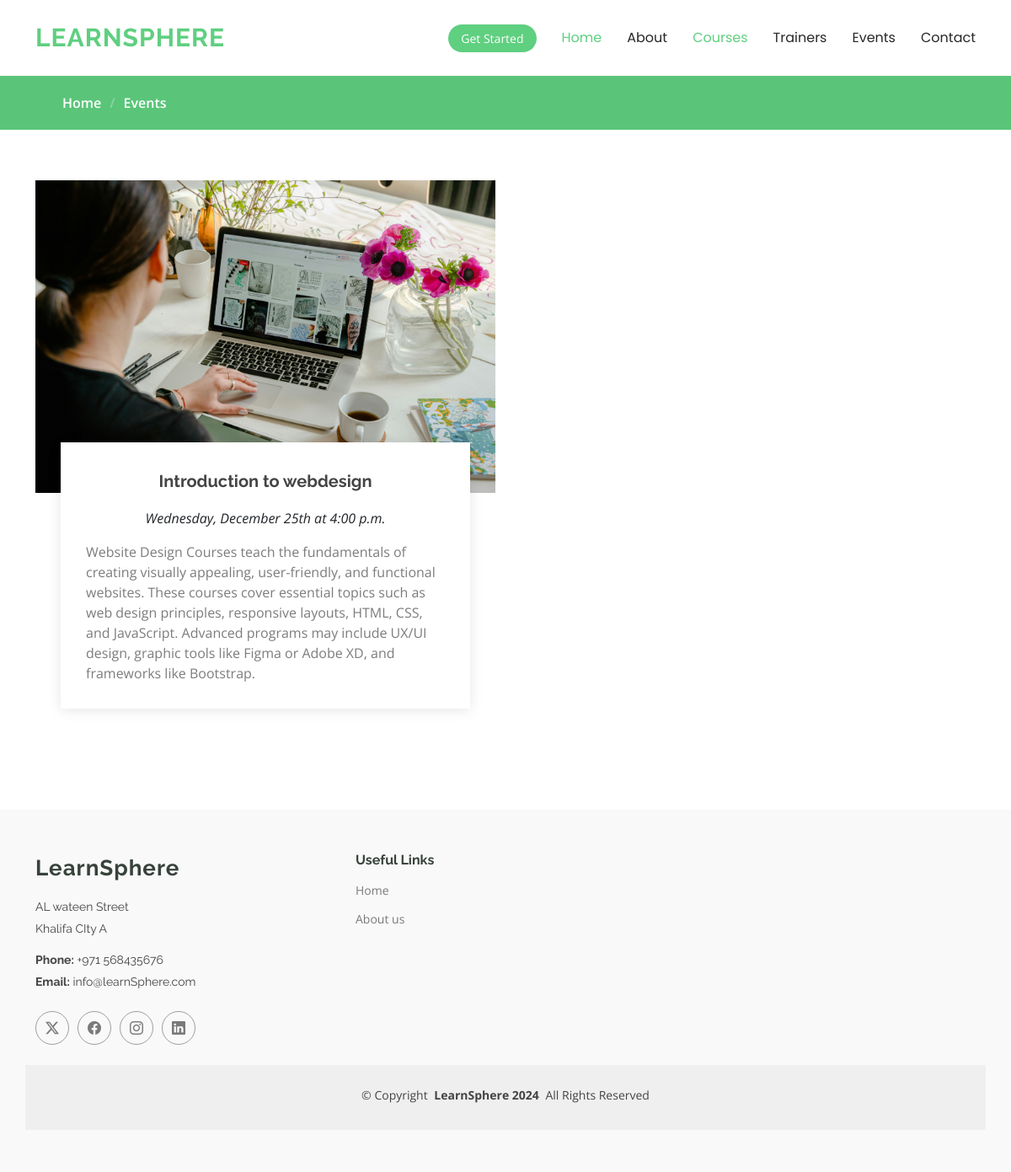
The app's page /events with its own data.
### users/models.py (models this page shows, shortened)
class Event(models.Model):
    title = models.CharField(max_length=200)
    description = models.TextField()
    date = models.DateTimeField()
    location = models.CharField(max_length=255)
    image = models.ImageField(upload_to='events/', null=True, blank=True)
    created_at = models.DateTimeField(auto_now_add=True)

### website/views.py (the view)
# urls.py: path('events', views.events, name="events"),
def events(request):
    events = Event.objects.all()
    return render(request, 'events.html', {'events': events})

### website/templates/events.html (shortened to what this page needs)
<!DOCTYPE html>
<html lang="en">
{% load static %}
<head>
  {% include 'header.html' %}
</head>
<body class="courses-page">
 {% include 'headnavbar.html' %}
  <main class="main">
    <div class="page-title" data-aos="fade">
      <nav class="breadcrumbs">
        <div class="container">
          <ol>
             <li><a href="{% url 'home' %}">Home</a></li>
            <li class="current">Events</li>
          </ol>
        </div>
      </nav>
    </div>
    <section id="events" class="events section">
      <div class="container" data-aos="fade-up">
        <div class="row">
          {% for event in events %}
          <div class="col-md-6 d-flex align-items-stretch">
            <div class="card">
              <div class="card-img">
<img src="{{ event.image.url }}" class="img-fluid" alt="...">
              </div>
              <div class="card-body">
                <h5 class="card-title"><a href="">{{ event.title }}</a></h5>
                <p class="fst-italic text-center">{{ event.date|date:"l, F jS \a\t g:i a" }}</p>
                <p class="card-text">{{ event.description }}</p>
              </div>
            </div>
          </div>
       {% empty %}
        <p>No events available at the moment.</p>
    {% endfor %}
        </div>
      </div>
    </section>
  </main>
 {% include 'main_footer.html' %}
</body>
</html>

### website/static/assets/css/main.css (style rules this page uses)
:root { --default-font: "Open Sans", system-ui, -apple-system, "Segoe UI", Roboto, "Helvetica Neue", Arial, "Noto Sans", "Liberation Sans", sans-serif, "Apple Color Emoji", "Segoe UI Emoji", "Segoe UI Symbol", "Noto Color Emoji"; --heading-font: "Raleway", sans-serif; --nav-font: "Poppins", sans-serif; }
:root { --background-color: #ffffff; --default-color: #444444; --heading-color: #37423b; --accent-color: #5fcf80; --surface-color: #ffffff; --contrast-color: #ffffff; }
:root { --nav-color: #272828; --nav-hover-color: #5fcf80; --nav-mobile-background-color: #ffffff; --nav-dropdown-background-color: #ffffff; --nav-dropdown-color: #272828; --nav-dropdown-hover-color: #5fcf80; }
:root { scroll-behavior: smooth; }
body { color: var(--default-color); background-color: var(--background-color); font-family: var(--default-font); }
a { color: var(--accent-color); text-decoration: none; transition: 0.3s; }
h1, h2, h3, h4, h5, h6 { color: var(--heading-color); font-family: var(--heading-font); }
.page-title { --default-color: var(--contrast-color); --background-color: var(--accent-color); --heading-color: var(--contrast-color); color: var(--default-color); background-color: var(--background-color); position: relative; }
.page-title nav { background-color: color-mix(in srgb, var(--accent-color) 90%, black 5%); padding: 20px 0; }
.page-title nav a { color: var(--default-color); }
.page-title nav ol { display: flex; flex-wrap: wrap; list-style: none; margin: 0; font-size: 16px; font-weight: 600; }
.page-title nav ol li+li { padding-left: 10px; }
.page-title nav ol li+li::before { content: "/"; display: inline-block; padding-right: 10px; color: color-mix(in srgb, var(--default-color), transparent 70%); }
section, .section { color: var(--default-color); background-color: var(--background-color); padding: 60px 0; scroll-margin-top: 900px; overflow: clip; }
.events .card { background-color: var(--background-color); border: 0; padding: 0 30px; margin-bottom: 60px; position: relative; }
.events .card-img { width: calc(100% + 60px); margin-left: -30px; overflow: hidden; z-index: 9; border-radius: 0; }
.events .card-img img { max-width: 100%; transition: all 0.3s ease-in-out; }
.events .card-body { z-index: 10; background: var(--surface-color); border-top: 4px solid var(--surface-color); padding: 30px; box-shadow: 0px 2px 15px rgba(0, 0, 0, 0.1); margin-top: -60px; transition: 0.3s; }
.events .card-title { font-weight: 700; text-align: center; margin-bottom: 20px; }
.events .card-title a { color: var(--default-color); transition: 0.3s; }
.events .card-text { color: color-mix(in srgb, var(--default-color), transparent 30%); }

### records on screen
Event: image (picture), title "Introduction to webdesign", date "Wednesday, December 25th at 4:00 p.m.", description "Website Design Courses teach the fundamentals of creating visually appealing, user-friendly, and functional websites. These courses cover essential topics such as web design principles, responsive layouts, HTML, CSS, and JavaScript. Advanced programs may include UX/UI design, graphic tools like Figma or Adobe XD, and frameworks like Bootstrap."
